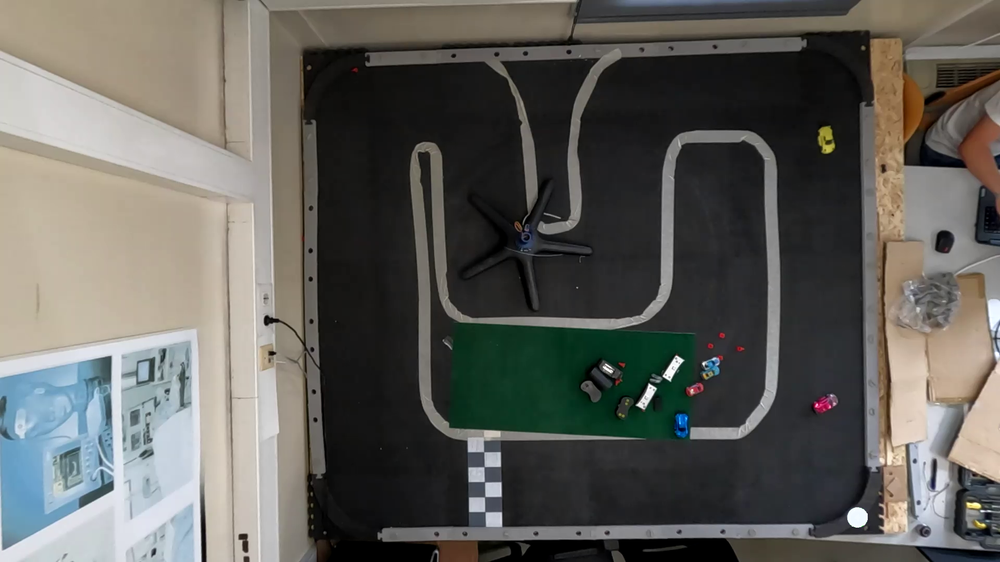
#> input picture src/Camera/images/linear/img_ref.png, 1000 x 562 px, shrunk from 1920 x 1080 before the run, found by its file name
$ python FindCircle.py
#> lines starting #> are read from the running program, lines starting #| are printed output that depends on the picture; after the words box and inside, x2 and y2 are one past the last pixel; in counts of white or black regions, pixels touching at a corner belong together
#> further down, ref is the input picture: shape (562, 1000, 3); mean B, G, R 90.7, 95.5, 96.4
import numpy as np
import cv2

def find_circle(img):
    # Convert image to gray
    gray = cv2.cvtColor(img, cv2.COLOR_BGR2GRAY)
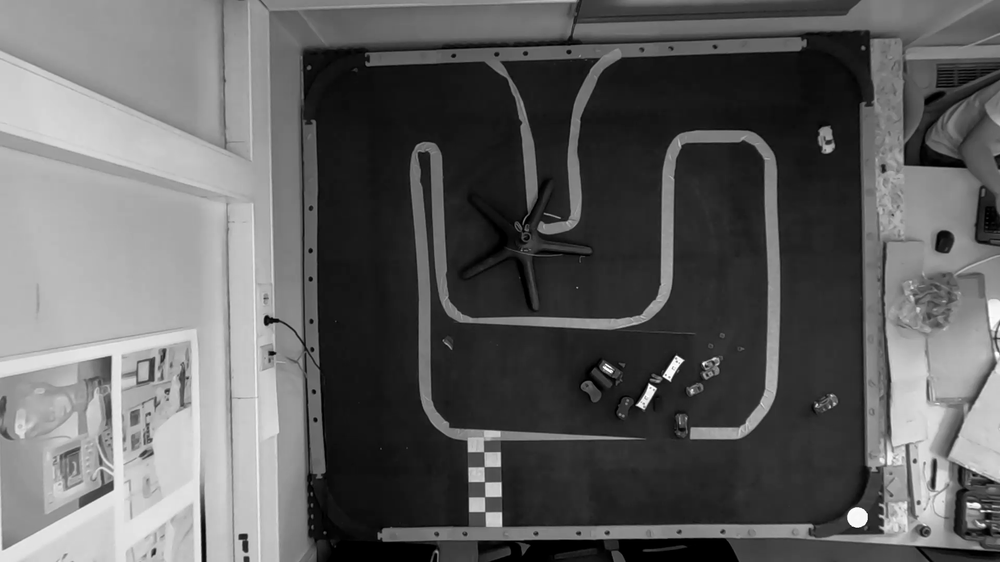
#> gray: shape (562, 1000); min 0, max 255, mean 95.2

    # Adaptive thresholding for better binary conversion
    img_bin = cv2.adaptiveThreshold(gray, 255, cv2.ADAPTIVE_THRESH_GAUSSIAN_C, cv2.THRESH_BINARY, 11, 2)
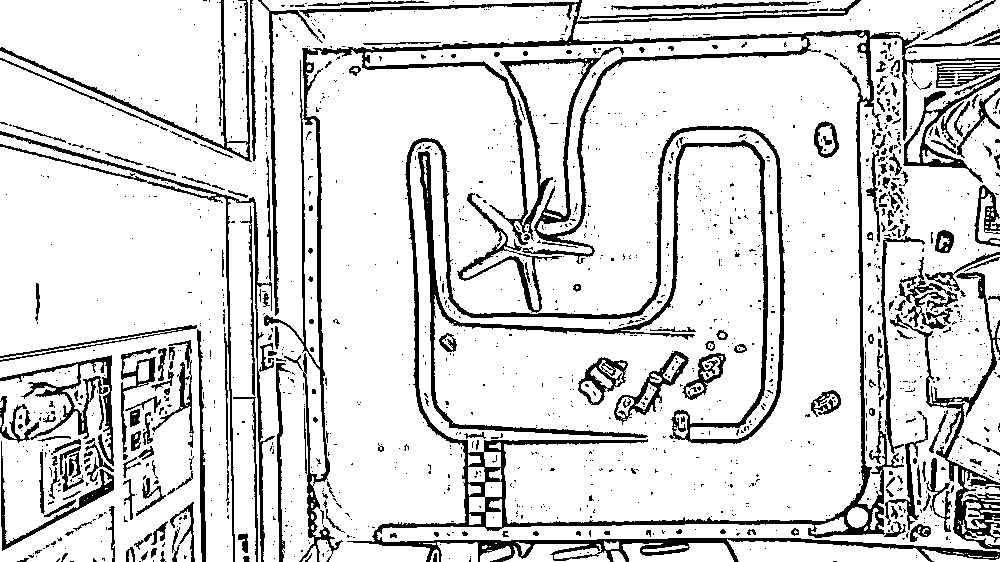
#> img_bin: shape (562, 1000); 84.4% white; 1457 black regions (1227 under 20 px), largest, box (x1, y1, x2, y2) and area: (264, 0, 1000, 562) 38668, (0, 131, 275, 562) 3855, (890, 272, 1000, 550) 3682

    # Opening binary image to remove noise around the circles
    close_kernel = np.ones((3, 3), np.uint8)
    img_dilated = cv2.dilate(img_bin, close_kernel, iterations=1)
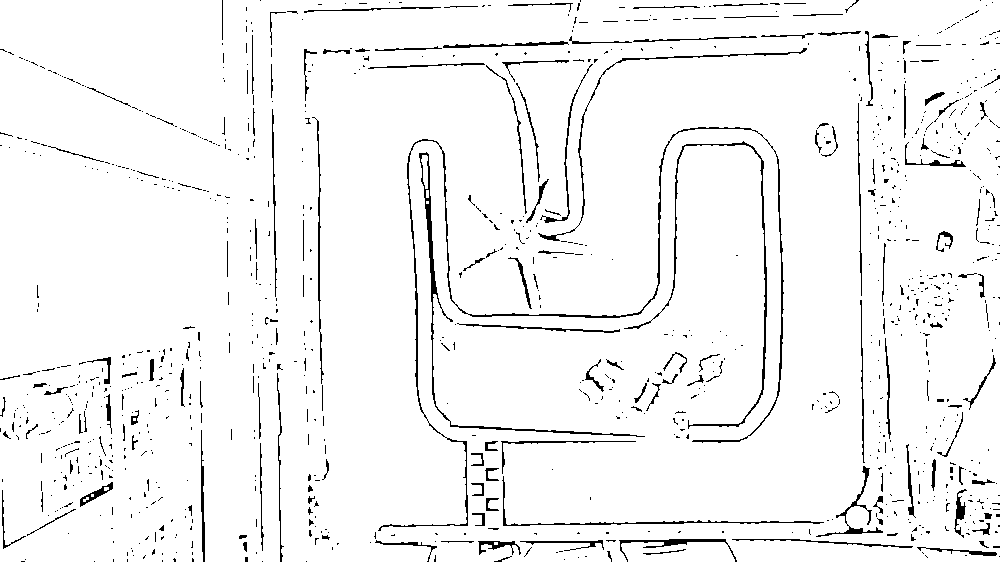
#> img_dilated: shape (562, 1000); 95.7% white; black in thin lines or dots
    img_closed = cv2.erode(img_dilated, close_kernel, iterations=1)
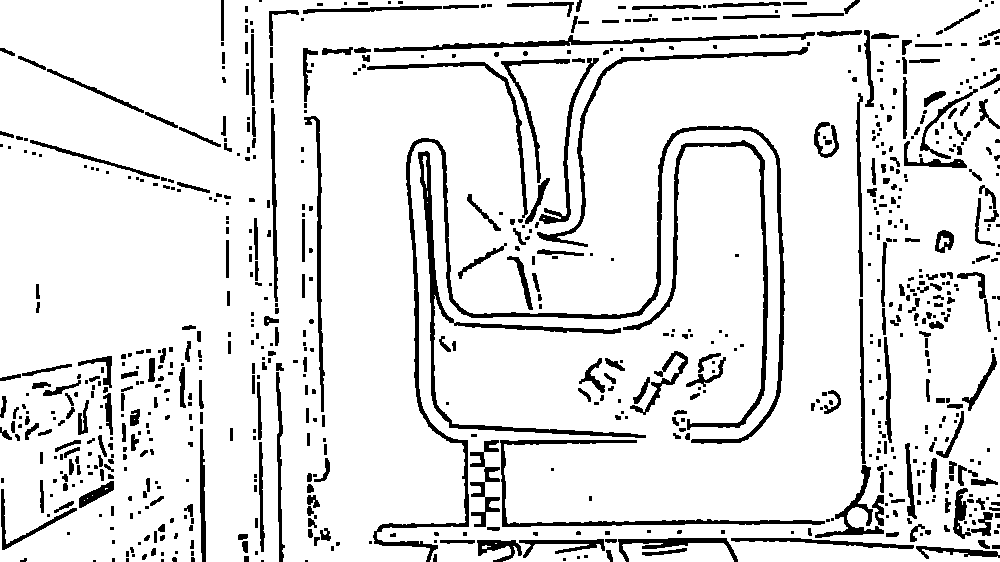
#> img_closed: shape (562, 1000); 88.7% white; 769 black regions (395 under 20 px), largest, box (x1, y1, x2, y2) and area: (373, 126, 785, 562) 6575, (418, 151, 646, 438) 3185, (623, 140, 768, 430) 2640

    # Find circles using Hough Circle Transform
    circles = cv2.HoughCircles(
        img_closed,
        cv2.HOUGH_GRADIENT,
        dp=1.0,
        minDist=100,  # Adjusted minimum distance between circles
        param1=50,
        param2=25,  # Adjusted parameter for circle detection sensitivity
        minRadius=10,
        maxRadius=30
    )
#> circles = None

    # List to store the centers of the circles
    centers = []

    # If circles are detected, draw them on the original image and store the centers
    if circles is not None:
        circles = np.uint16(np.around(circles))
        for i in circles[0, :]:
            center = np.array([i[0], i[1]])
            centers.append(center.tolist())  # Append as a list
            # Draw the outer circle
            cv2.circle(img, (i[0], i[1]), i[2], (0, 255, 0), 2)
            # Draw the center of the circle
            cv2.circle(img, (i[0], i[1]), 2, (0, 0, 255), 3)

    circle_center = np.array([centers])

    return img, circle_center

def translation_vector(current_img, ref_img):
     ref_img = cv2.imread("goProHero10/src/Camera/images/linear/img_ref.png")

     _ , center_ref = find_circle(ref_img)
#> center_ref = empty array

     if len(center_ref) == 0:
         raise ValueError("No circles found in the reference image")

     circle_pos_ref = center_ref[0]
#> circle_pos_ref = empty array

     current_img = cv2.imread("goProHero10/src/Camera/images/linear/img_ref.png")
     _, center_curr = find_circle(current_img)
#> center_curr = empty array

     if len(center_curr) == 0:
         raise ValueError("No circles found in the current image")

     circle_pos_curr = center_curr[0]
#> circle_pos_curr = empty array

     t = np.array(circle_pos_curr) - np.array(circle_pos_ref)
#> t = empty array

     return t


ref = cv2.imread("goProHero10/src/Camera/images/linear/img_ref.png")
curr = cv2.imread("goProHero10/src/Camera/images/linear/img_ref.png")

t = translation_vector(curr, ref)
#> t = empty array

print("Translation vector: ", t)
#| Translation vector:  []

$ run again, with src/Camera/images/linear/img_0000.png copied over src/Camera/images/linear/img_ref.png
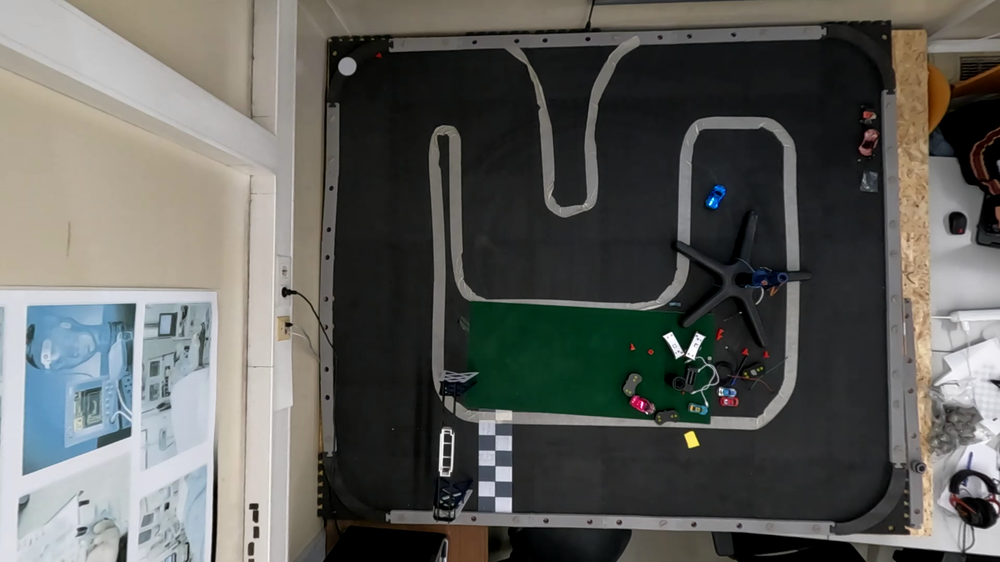
#> input picture src/Camera/images/linear/img_0000.png, 1000 x 562 px, shrunk from 1920 x 1080 before the run, found by its file name
#> ref is the input picture: shape (562, 1000, 3); mean B, G, R 91, 94.8, 94.3
#> in find_circle, `img_bin = cv2.adaptiveThreshold(gray, 255, cv2.ADAPTIVE_THRESH_GAUSSIA..`:
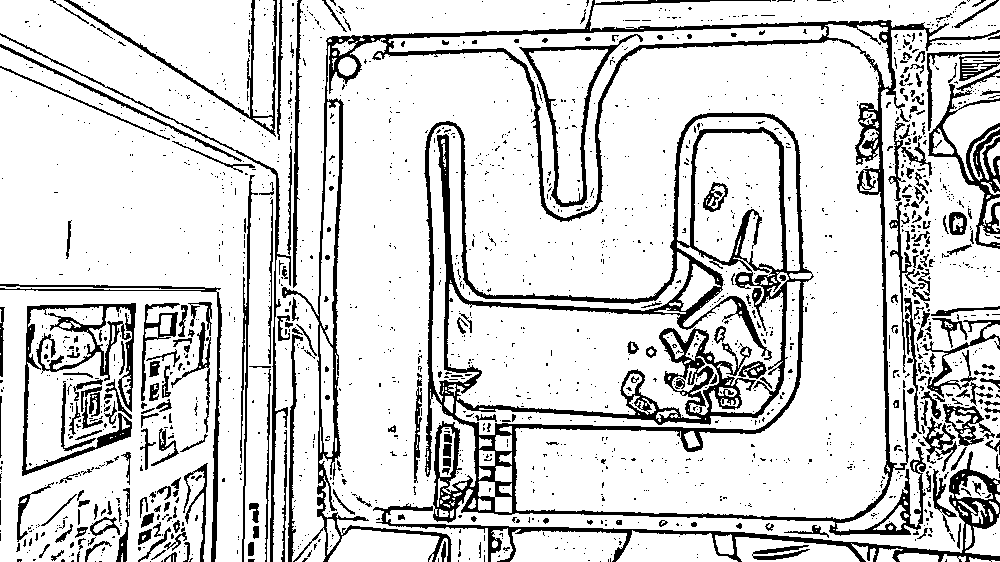
#> img_bin: shape (562, 1000); 83.2% white; 1851 black regions (1582 under 20 px), largest, box (x1, y1, x2, y2) and area: (282, 0, 1000, 562) 40504, (373, 451, 1000, 562) 5353, (22, 303, 136, 476) 3923
#> img_dilated: shape (562, 1000); 95.5% white; black in thin lines or dots
#> img_closed: shape (562, 1000); 88.1% white; 857 black regions (427 under 20 px), largest, box (x1, y1, x2, y2) and area: (425, 113, 809, 401) 4833, (373, 29, 829, 221) 3717, (437, 135, 670, 373) 2445
#> in find_circle, `circles = cv2.HoughCircles( img_closed, cv2.HOUGH_GRADIENT, dp=1.0, mi..`: circles = [[347.5, 66.5, 13.2]]
#> in find_circle, `circles = np.uint16(np.around(circles))`: circles = [[348, 66, 13]]
#> the loop in find_circle, `for i in circles[0, :]:` made 1 pass
#> after the loop in find_circle, `for i in circles[0, :]:`:
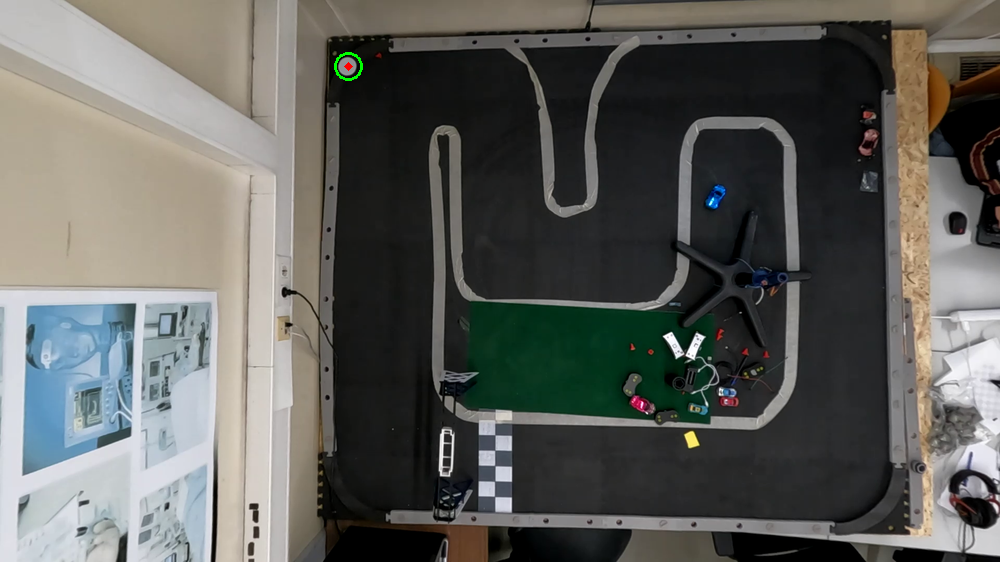
#> img: shape (562, 1000, 3); 0.05% of pixels changed, all inside (x1, y1, x2, y2) = (334, 52, 363, 81)
#> after the loop in find_circle, `for i in circles[0, :]:`: centers = [[348, 66]]
#> the loop in find_circle (call 2), `for i in circles[0, :]:` made 1 pass
#> in translation_vector, `t = np.array(circle_pos_curr) - np.array(circle_pos_ref)`: t = [[0, 0]]
#| Translation vector:  [[0 0]]

$ run again, with src/Camera/images/linear/img_0001.png copied over src/Camera/images/linear/img_ref.png
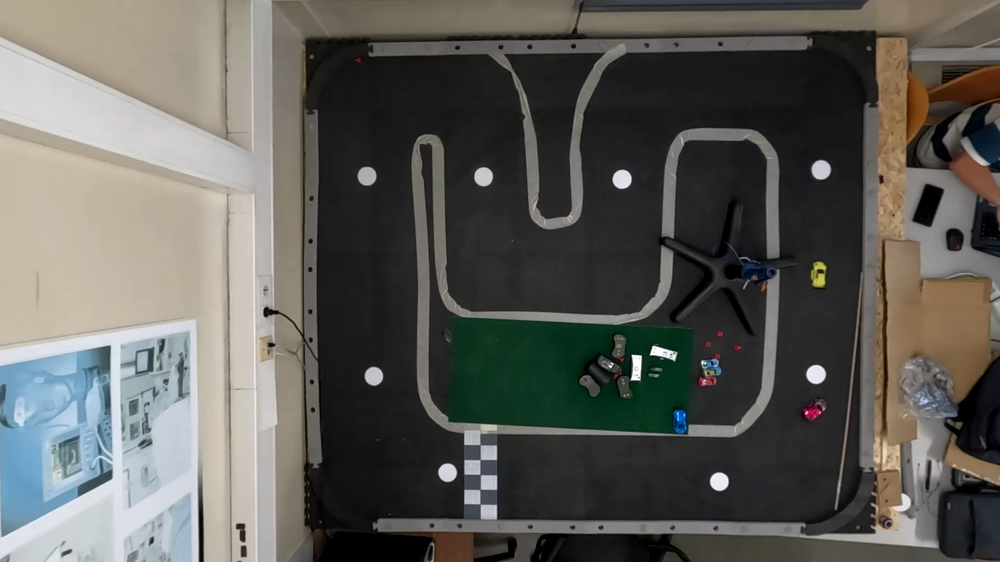
#> input picture src/Camera/images/linear/img_0001.png, 1000 x 562 px, shrunk from 1920 x 1080 before the run, found by its file name
#> ref is the input picture: shape (562, 1000, 3); mean B, G, R 88.8, 93.5, 94.3
#> in find_circle, `img_bin = cv2.adaptiveThreshold(gray, 255, cv2.ADAPTIVE_THRESH_GAUSSIA..`:
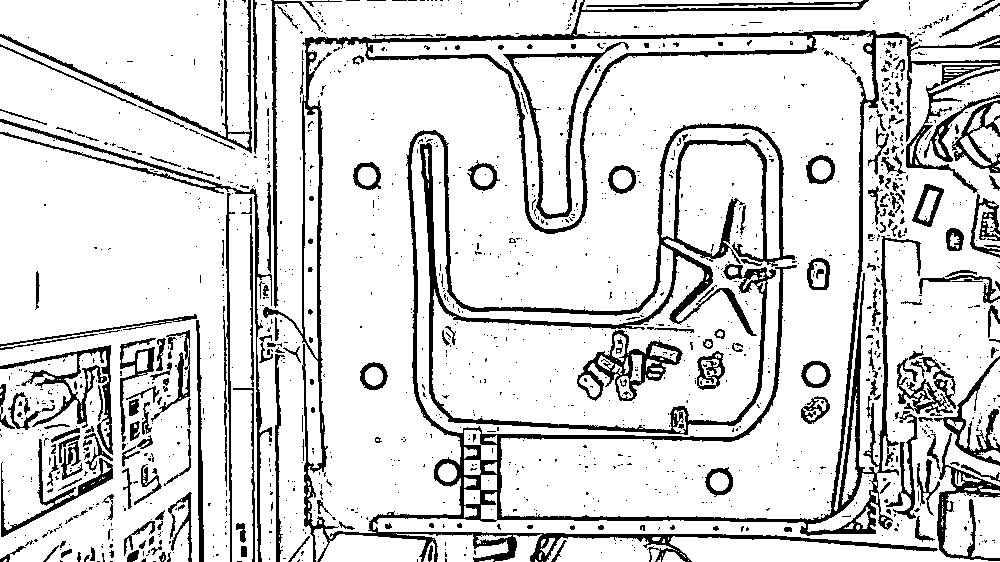
#> img_bin: shape (562, 1000); 84% white; 1435 black regions (1205 under 20 px), largest, box (x1, y1, x2, y2) and area: (263, 0, 1000, 562) 40522, (0, 119, 272, 562) 2728, (0, 345, 113, 455) 2153
#> img_dilated: shape (562, 1000); 95.3% white; black in thin lines or dots
#> img_closed: shape (562, 1000); 87.8% white; 717 black regions (343 under 20 px), largest, box (x1, y1, x2, y2) and area: (497, 267, 863, 524) 4634, (369, 130, 464, 531) 3016, (418, 46, 816, 234) 2671
#> in find_circle, `circles = cv2.HoughCircles( img_closed, cv2.HOUGH_GRADIENT, dp=1.0, mi..`: circles = [[556.5, 205.5, 28.3], [447.5, 471.5, 14.2]]
#> in find_circle, `circles = np.uint16(np.around(circles))`: circles = [[556, 206, 28], [448, 472, 14]]
#> the loop in find_circle, `for i in circles[0, :]:` made 2 passes
#> after the loop in find_circle, `for i in circles[0, :]:`:
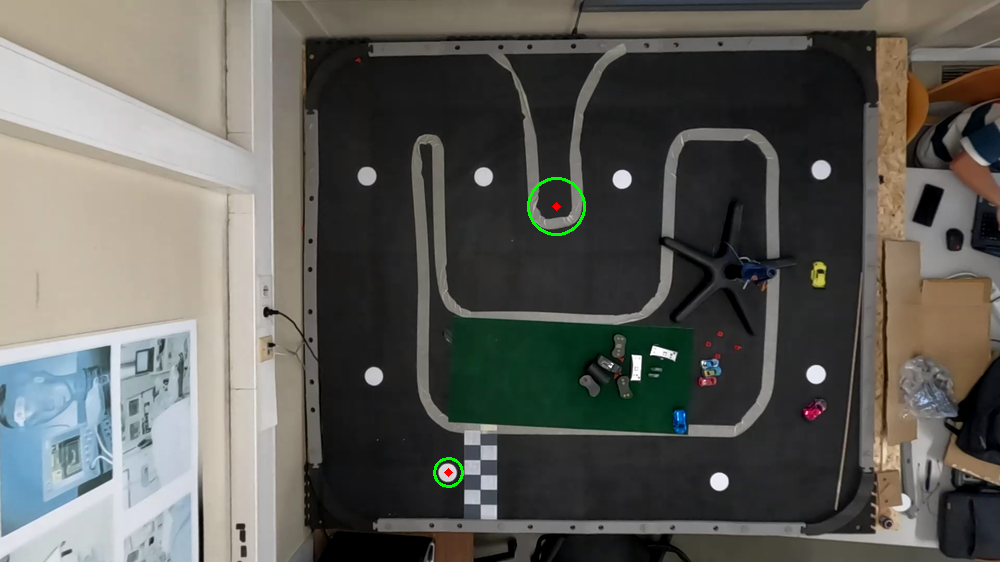
#> img: shape (562, 1000, 3); 0.16% of pixels changed, all inside (x1, y1, x2, y2) = (433, 177, 586, 488)
#> after the loop in find_circle, `for i in circles[0, :]:`: centers = [[556, 206], [448, 472]]
#> the loop in find_circle (call 2), `for i in circles[0, :]:` made 2 passes
#> in translation_vector, `t = np.array(circle_pos_curr) - np.array(circle_pos_ref)`: t = [[0, 0], [0, 0]]
#| Translation vector:  [[0 0]
#|  [0 0]]
